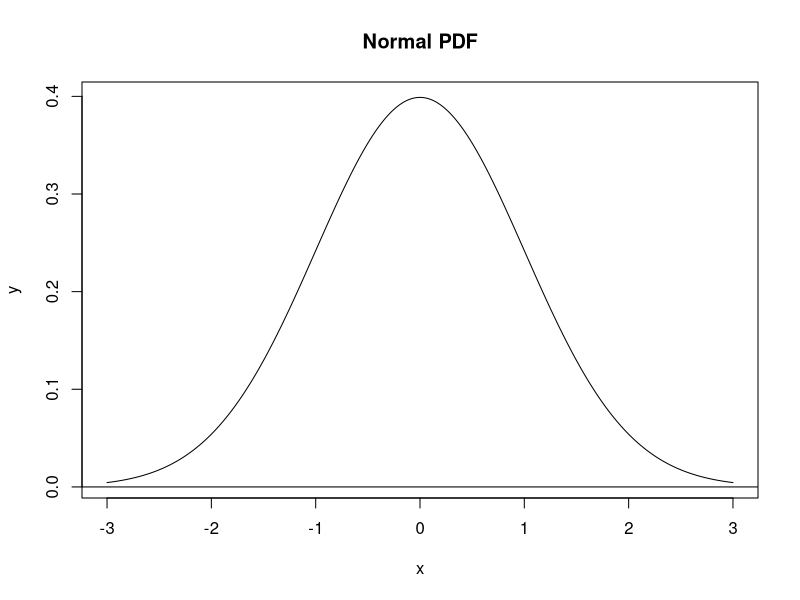
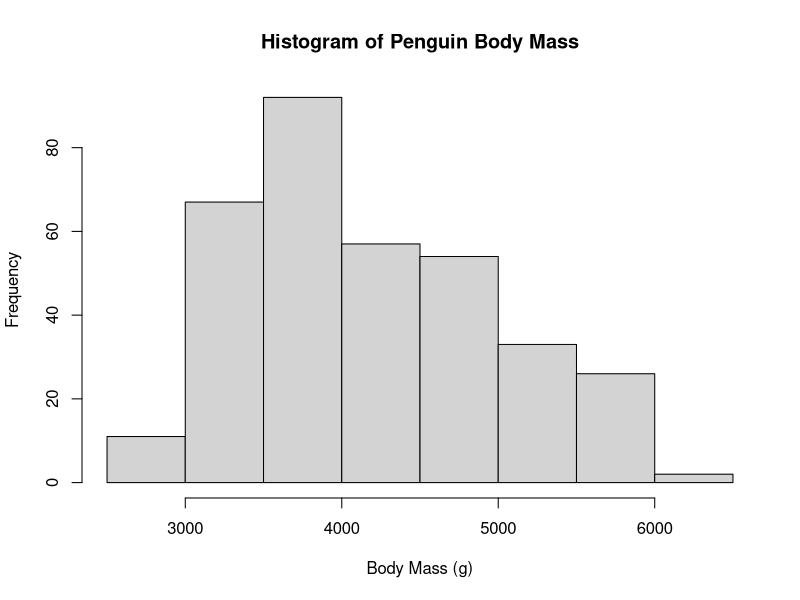
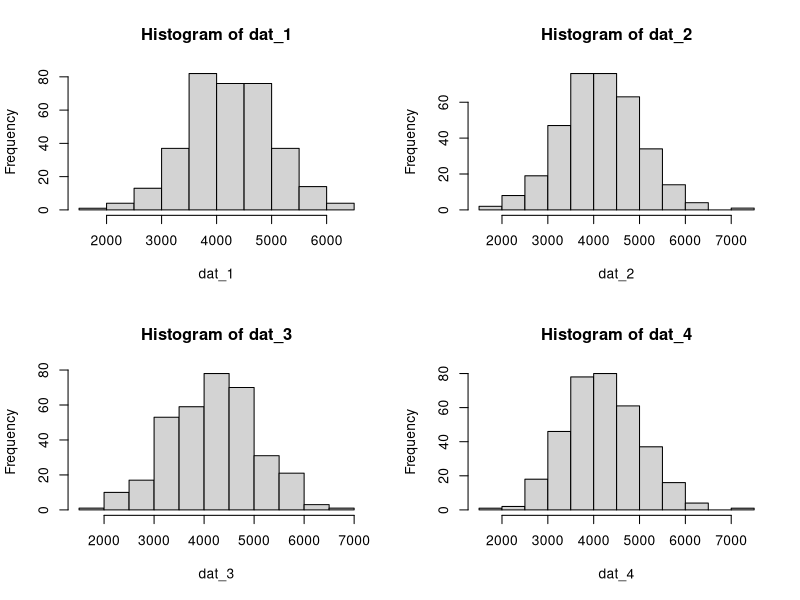
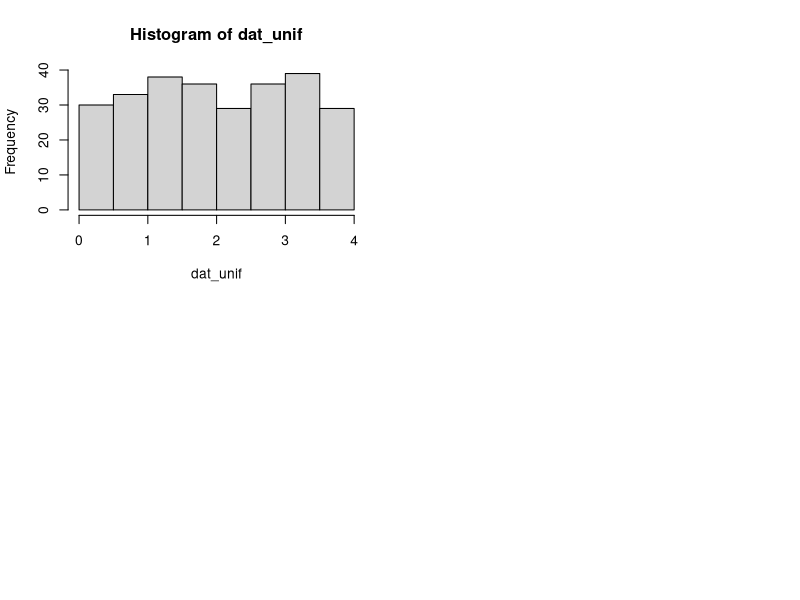
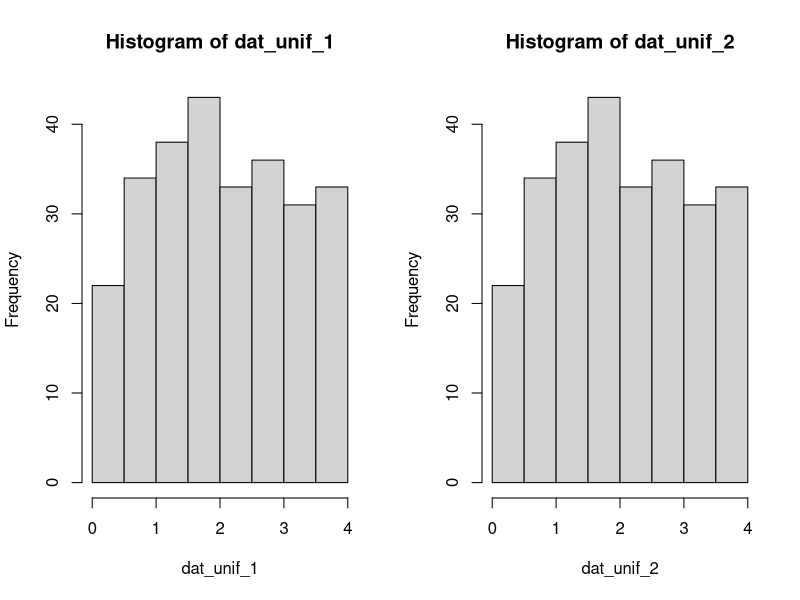
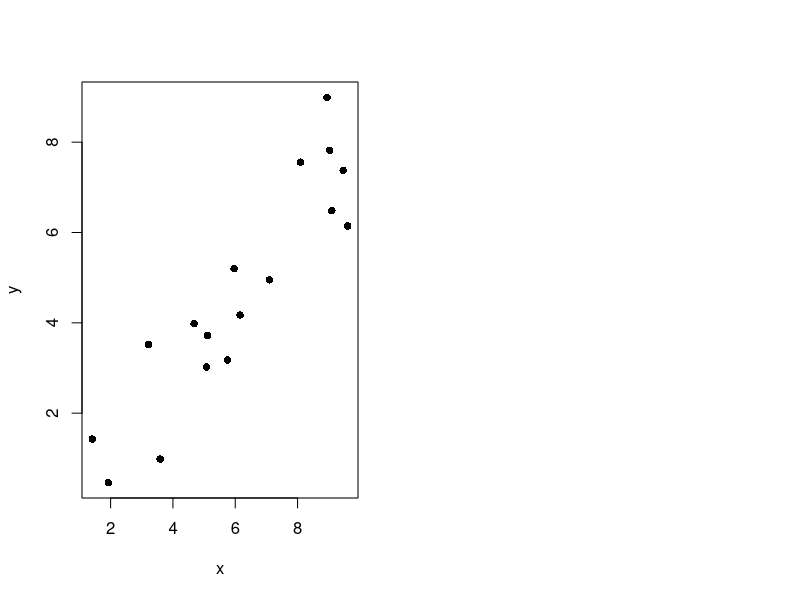

These figures' R source, in order: (Note: this script raises an error after producing the figures.)
#dnorm(): the probability density, height of the curve
#pnorm(): the cumulative probability density, area underneath the curve
#qnorm(): the quantile function
#rnorm(): function to generate random, normally-distributed numbers

#Practice Exercise: name the distribution function
dnorm(-1.96, mean=0, sd=1)
pnorm(-1.96, mean=0, sd=1)

# Generate a vector of x-values
x = seq(-3, 3, length.out = 1000)
y = dnorm(x, mean=0, sd=1)

plot(x, y, main = "Normal PDF", type = "l")
abline(h = 0)

#type="l" plots just lines
#type="p" plots just points
#type="b" plots both lines and points

#Penguins Example
require(palmerpenguins)
hist(penguins$body_mass_g, 
     main="Histogram of Penguin Body Mass",
     xlab="Body Mass (g)")
mean(penguins$body_mass_g, na.rm=TRUE)
sd(penguins$body_mass_g, na.rm=TRUE)
nrow(penguins)

#Random Penguin Masses
#set.seed requires that the same # of declared numbers
  #are used each time that the code is run
set.seed(1)
n_samples=344
pop_sd=802
pop_mean=4202

dat_1=rnorm(n=n_samples, mean = pop_mean, sd=pop_sd)
dat_2=rnorm(n=n_samples, mean = pop_mean, sd=pop_sd)
dat_3=rnorm(n=n_samples, mean = pop_mean, sd=pop_sd)
dat_4=rnorm(n=n_samples, mean = pop_mean, sd=pop_sd)

#Simulated Body Mass Histograms
par(mfrow = c(2, 2))

hist(dat_1)
hist(dat_2)
hist(dat_3)
hist(dat_4)

#Random Uniform Numbers
set.seed(12)
dat_unif = runif(n = 270, min = 0, max = 4)
hist(dat_unif)

#Randomness and Replication: set.seed()
set.seed(1)
dat_unif_1 = runif(n = 270, min = 0, max = 4)
set.seed(1)
dat_unif_2 = runif(n = 270, min = 0, max = 4)

par(mfrow = c(1, 2))
hist(dat_unif_1)
hist(dat_unif_2)

#Measuring Error
set.seed(123)
n = 17
slope = 0.7
intcp = 0.2

guess_x = 6
guess_y = 4
guess_slope = 0.72

x = runif(n = n, min = 1, max = 10)
y = rnorm(n = n, mean = slope * x + intcp)

plot(x, y, pch = 16)
curve(line_point_slope(x, guess_x, guess_y, guess_slope), add = T)
# Calculates the value of y for a linear function, given the coordinates
# of a known point (x1, y1) and the slope of the line.
line_point_slope = function(x, x1, y1, slope)
{
  get_y_intercept = 
    function(x1, y1, slope) 
      return(-(x1 * slope) + y1)
  
  linear = 
    function(x, yint, slope) 
      return(yint + x * slope)
  
  return(linear(x, get_y_intercept(x1, y1, slope), slope))
}

#Create the Data
set.seed(123)
n_pts = 10
x_min = 1
x_max = 10
x = runif(n = n_pts, min = x_min, max = x_max)

dat = data.frame(x = x, y_observed = rnorm(n_pts))

plot(y_observed ~ x, data = dat, pch = 8)

#Fit a Linear Deterministic Model
set.seed(123)
n_pts = 10
x_min = 1
x_max = 10
x = runif(n = n_pts, min = x_min, max = x_max)

dat = data.frame(x = x, y_observed = rnorm(n_pts))

plot(y_observed ~ x, data = dat, pch = 8)

guess_x = 6
guess_y = 0
guess_slope = 0.1

plot(y_observed ~ x, data = dat, pch = 8)
curve(line_point_slope(x, guess_x, guess_y, guess_slope), add = T)

#Add predicted values
  #Why did I get different values than what was shown in walk-through?
    #Because he does not have a set.seed in the walk-through
y_predicted_vec=line_point_slope(dat$x, guess_x, guess_y, guess_slope)

dat$y_predicted=y_predicted_vec
dat

#Calcualte the residuals
  #the residuals are the difference between the predicted & observed values
resid_vec=dat$y_observed - dat$y_predicted
dat$resids=resid_vec
dat
sum(dat$resids)
sum(abs(dat$resids))

#Plot the residuals
par(mfrow=c(1,2))
plot(dat$resids)
hist(dat$resids)


#QUESTIONS 
#Q1
norm_mean=10.4
norm_sd=2.4

norm_17=rnorm(17, mean=norm_mean, sd=norm_sd)
norm_30=rnorm(30, mean=norm_mean, sd=norm_sd)
norm_300=rnorm(300, mean=norm_mean, sd=norm_sd)
norm_3000=rnorm(3000, mean=norm_mean, sd=norm_sd)

#Q2
require(here)
png(
  filename=here("images", "lab_04_hist_01.png"), 
    width = 1500, height = 1600, 
    res=180)

par(mfrow=c(2,2))
hist(norm_17, main="17 Random Points")
hist(norm_30, main="30 Random Points")
hist(norm_300, main="300 Random Points")
hist(norm_3000, main="3000 Random Points")

dev.off()

#Q7
# Generate a vector of x-values
require(here)
svg(
  filename=here("images", "norm_1.svg"),
  width=7, height=7, pointsize=12)
x = seq(0, 20, length.out = 1000)
y = dnorm(x, mean=10.4, sd=2.4)

plot(x, y, main = "Standard Normal PDF \nMean=10.4 SD=2.4", type = "l", xlim = c(0, 20))
abline(h = 0)

dev.off()

#Q9
set.seed(2)
n_pts = 8
x_min = 0
x_max = 24
x = runif(n = n_pts, min = x_min, max = x_max)
dat_1 = data.frame(x = x, y_observed = rnorm(n_pts))

set.seed(4)
x = runif(n = n_pts, min = x_min, max = x_max)
dat_2 = data.frame(x = x, y_observed = rnorm(n_pts))

set.seed(6)
x = runif(n = n_pts, min = x_min, max = x_max)
dat_3 = data.frame(x = x, y_observed = rnorm(n_pts))

set.seed(8)
x = runif(n = n_pts, min = x_min, max = x_max)
dat_4 = data.frame(x = x, y_observed = rnorm(n_pts))

require(here)
png(
  filename=here("images", "random_data_lab_4.png"), 
  width = 1500, height = 1600, 
  res=180)
par(mfrow=c(2,2))
plot(dat_1$x, col="darkblue", main="Random 1")
hist(dat_2$x, col="blue", main= "Random 2")
boxplot(dat_3$x, col="lightblue", main="Random 3")
hist(dat_4$x, col="steelblue", main="Random 4")

dev.off()

#Q11
set.seed(2)
n_pts = 48
x_min = 0
x_max = 24
x = runif(n = n_pts, min = x_min, max = x_max)
dat_1 = data.frame(x = x, y_observed = rnorm(n_pts))

require(here)
png(
  filename=here("images", "random_data_model_fit_lab_4.png"), 
  width = 1500, height = 1600, 
  res=180)

plot(dat_1)

line_point_slope = function(x, x1, y1, slope)
{
  get_y_intercept = 
    function(x1, y1, slope) 
      return(-(x1 * slope) + y1)
  
  linear = 
    function(x, yint, slope) 
      return(yint + x * slope)
  
  return(linear(x, get_y_intercept(x1, y1, slope), slope))
}

curve(line_point_slope(x, 12, 0, 0.05), add=TRUE)

dev.off()

#Q13
set.seed(2)
n_pts = 48
x_min = 0
x_max = 24
x = runif(n = n_pts, min = x_min, max = x_max)
dat_1 = data.frame(x = x, y_observed = rnorm(n_pts))

y_predicted_vec=line_point_slope(dat_1$x, 12, 0, 0.05)
dat_1$y_predicted=y_predicted_vec

resid_vec=dat_1$y_observed - dat_1$y_predicted
dat_1$resids=resid_vec
dat_1

#Q14

hist(dat_1$resids, xlab="Residuals")
plot(dat_1$y_predicted, dat_1$resids, xlab="Predicted", ylab="Residuals")
par(mfrow=c(1,2))
